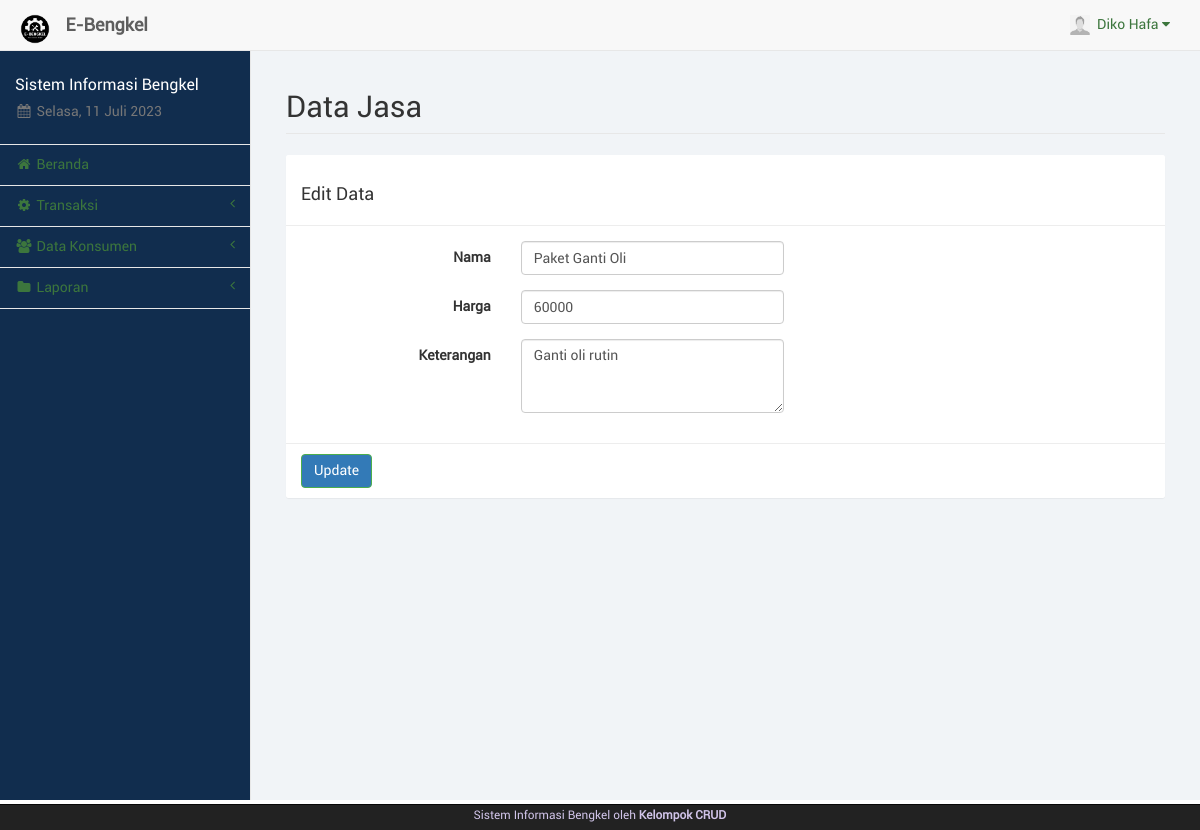
The page /kasir/jasa_edit.php?js=8 (signed in) on the database its author committed.
### tables this page shows
CREATE TABLE `kasir` (
  `id_kasir` int(11) NOT NULL,
  `nama_kasir` varchar(50) NOT NULL,
  `telp_kasir` varchar(20) NOT NULL,
  `user_kasir` varchar(50) NOT NULL,
  `pass_kasir` varchar(100) NOT NULL,
  `foto_kasir` text NOT NULL,
  `id_adm` int(11) NOT NULL
);

CREATE TABLE `barangjasa` (
  `id_brg` int(11) NOT NULL,
  `nama` varchar(100) NOT NULL,
  `jenis` varchar(20) NOT NULL,
  `stok` varchar(10) NOT NULL,
  `harga` varchar(20) NOT NULL,
  `keterangan` text NOT NULL,
  `id_adm` int(11) NOT NULL
);

### kasir/sess_check.php (called while the page is built, shortened)
<?php
	$chk_sess = $_SESSION['kasir'];
	include("dist/config/koneksi.php");
	$sql_sess = "SELECT * FROM kasir WHERE id_kasir='". $chk_sess ."'";
	$ress_sess = mysqli_query($conn, $sql_sess);
	$row_sess = mysqli_fetch_array($ress_sess);
	$sess_kasirname = $row_sess['nama_kasir'];
	$sess_kasirfoto = $row_sess['foto_kasir'];
?>

### kasir/jasa_edit.php (the view, shortened to what this page needs)
<?php
	include("sess_check.php");
	if(isset($_GET['js'])) {
		$sql = "SELECT * FROM barangjasa WHERE id_brg='". $_GET['js'] ."'";
		$ress = mysqli_query($conn, $sql);
		$data = mysqli_fetch_array($ress);
	}
	$pagedesc = "Data Jasa";
	$menuparent = "barang";
	include("layout_top.php");
?>
		<div id="page-wrapper">
            <div class="container-fluid">
                <div class="row">
                    <div class="col-lg-12">
                        <h1 class="page-header">Data Jasa</h1>
                    </div>
                </div>
				<div class="row">
					<div class="col-lg-12"><?php include("layout_alert.php"); ?></div>
				</div>
				<div class="row">
					<div class="col-lg-12">
						<form class="form-horizontal" action="jasa_update.php" method="POST" enctype="multipart/form-data">
							<div class="panel panel-default">
								<div class="panel-heading"><h3>Edit Data</h3></div>
								<div class="panel-body">
									<div class="form-group">
										<label class="control-label col-sm-3">Nama</label>
										<div class="col-sm-4">
											<input type="text" name="nama" class="form-control" placeholder="Nama" value="<?php echo $data['nama'] ?>" required>
										</div>
									</div>
									<div class="form-group">
										<label class="control-label col-sm-3">Harga</label>
										<div class="col-sm-4">
											<input type="number" name="harga" min="0" class="form-control" placeholder="Harga" value="<?php echo $data['harga'] ?>"required>
										</div>
									</div>
									<div class="form-group">
										<label class="control-label col-sm-3">Keterangan</label>
										<div class="col-sm-4">
											<textarea name="keterangan" class="form-control" placeholder="Keterangan" rows="3" required><?php echo $data['keterangan'];?></textarea>
										</div>
									</div>
								</div>
								<div class="panel-footer">
									<button type="submit" name="perbarui" class="btn btn-success">Update</button>
								</div>
							</div>
						</form>
					</div>
				</div>
            </div>
        </div>
<?php
	include("layout_bottom.php");
?>

### kasir/layout_top.php (shortened to what this page needs)
<?php
	$haries = array("Sunday" => "Minggu", "Monday" => "Senin", "Tuesday" => "Selasa", "Wednesday" => "Rabu", "Thursday" => "Kamis", "Friday" => "Jum'at", "Saturday" => "Sabtu");
	$bulans = array("", "Januari", "Februari", "Maret", "April", "Mei", "Juni", "Juli", "Agustus", "September", "Oktober", "November", "Desember");
	$hari_ini = $haries[date("l")];
	$bulan_ini = $bulans[date("n")];
	$tanggal = date("d");
	$tahun = date("Y");
?>
<!DOCTYPE html>
<html lang="en">
<head>
	<link rel="stylesheet" href="p.css">
	<link href="libs/bootstrap/dist/css/bootstrap.min.css" rel="stylesheet">
	<link href="libs/metisMenu/dist/metisMenu.min.css" rel="stylesheet">
    <link href="libs/datatables-plugins/integration/bootstrap/3/dataTables.bootstrap.css" rel="stylesheet">
    <link href="libs/datatables-responsive/css/dataTables.responsive.css" rel="stylesheet">
	<link href="dist/css/sb-admin-2.css" rel="stylesheet">
	<link href="dist/css/offline-font.css" rel="stylesheet">
	<link href="dist/css/custom.css" rel="stylesheet">
	<link href="libs/font-awesome/css/font-awesome.min.css" rel="stylesheet" type="text/css">
</head>
<body>
    <div id="wrapper" style="background-color: rgba(17, 45, 78, 1);">
        <nav class="navbar navbar-default navbar-static-top" role="navigation" style="margin-bottom: 0">
            <div class="navbar-header">
				<a class="navbar-brand hidden-xs" href="index.php">
					<img src="img/logo.png" alt="brand" width="40" class="float-left image-brand">
					<div class="float-right">&nbsp;<strong>E-Bengkel</strong></div>
				</a>
			</div>
            <ul class="nav navbar-top-links navbar-right">
				<li class="dropdown dropdown-right">
					<a class="dropdown-toggle" data-toggle="dropdown" href="#">
						<img src="../img/<?php echo $sess_kasirfoto;?>" width="20px" height="20px" padding="0px">&nbsp;&nbsp;<?php echo ucfirst($sess_kasirname); ?>&nbsp;<i class="fa fa-caret-down"></i>
					</a>
				</li>
			</ul>
            <div class="navbar-default sidebar" role="navigation" style="background-color: rgba(17, 45, 78, 1);">
                <div class="sidebar-nav navbar-collapse">
                    <ul class="nav" id="side-menu">
                        <li class="sidebar-search">
							<h4 style="color: white;">Sistem Informasi Bengkel</h4>
							<h5 class="text-muted"><i class="fa fa-calendar fa-fw"></i>&nbsp;<?php echo $hari_ini.", ".$tanggal." ".$bulan_ini." ".$tahun ?></h5>
						</li>
						<?php
							if($pagedesc == "Beranda") {
								echo '<li><a href="index.php" class="active"><i class="fa fa-home fa-fw"></i>&nbsp;Beranda</a></li>';
							}
							else {
								echo '<li><a href="index.php"><i class="fa fa-home fa-fw"></i>&nbsp;Beranda</a></li>';
							}
							if(isset($menuparent) && $menuparent == "transaksi") {
								echo '<li class="active">';
							}
							else {
								echo '<li>';
							}
						?>
							<a href="#"><i class="fa fa-gear fa-fw"></i>&nbsp;Transaksi<span class="fa arrow"></span></a>
						</li>
						<?php
							if(isset($menuparent) && $menuparent == "konsumen") {
								echo '<li class="active">';
							}
							else {
								echo '<li>';
							}
						?>
							<a href="#"><i class="fa fa-group fa-fw"></i>&nbsp;Data Konsumen<span class="fa arrow"></span></a>
						<?php
							if(isset($menuparent) && $menuparent == "laporan") {
								echo '<li class="active">';
							}
							else {
								echo '<li>';
							}
						?>
							<a href="#"><i class="fa fa-folder fa-fw"></i>&nbsp;Laporan<span class="fa arrow"></span></a>
						</li>
	                </ul>
                </div>
            </div>
        </nav>

### rows shown on the page
kasir: foto_kasir (picture), nama_kasir "Diko Hafa"
barangjasa: nama "Paket Ganti Oli", harga "60000", keterangan "Ganti oli rutin"
